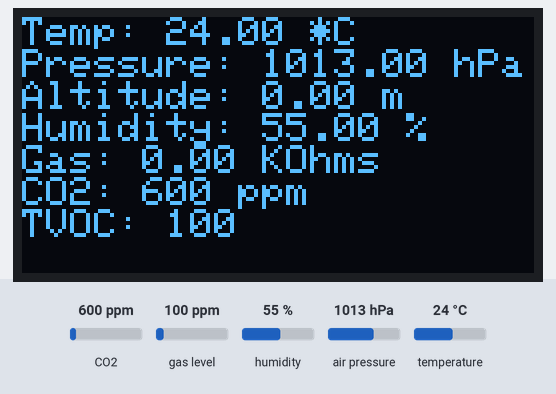
This sketch was run on a simulated Arduino MKR. Parts: 128×64 one-colour display. The inputs (shaded band) are chosen by the test bench; at power-on: CO2 600 ppm, gas level 100 ppm, humidity 55 %, air pressure 1013 hPa, temperature 24 °C. WiFi joins after 1.5 s; servers stay silent unless stated; no MQTT or app messages arrive unless stated; what the sketch prints to the serial monitor is not drawn.

Above: at 2.7 s.

The sketch:

AirQualityMonitorCCS811andBME680.ino
```cpp
/*********
Author: Kainda Kiniel DAKA
Project: Air Quality Monitoring for a Poultry System to be used for Precision Agriculture

*********/

#include <Wire.h>
#include <PubSubClient.h>
#include <WiFiNINA.h>
#include <Adafruit_Sensor.h>
#include "Adafruit_BME680.h"
#include <ArduinoJson.h>
#include "Adafruit_CCS811.h"
#include <Adafruit_GFX.h>
#include <Adafruit_SSD1306.h>

// OLED display definitions
#define SCREEN_WIDTH 128
#define SCREEN_HEIGHT 64
#define OLED_RESET    -1
#define SSD1306_I2C_ADDRESS 0x3C

#define SEALEVELPRESSURE_HPA (1013.25)
#define MQTT_PORT 8883
#define MQTT_CLIENT_ID "iot33-air-quality"


//Initialize the SSD1306 OLED Display
Adafruit_SSD1306 display(SCREEN_WIDTH, SCREEN_HEIGHT, &Wire, OLED_RESET);

// Initialize the BME280 Pressure sensor
Adafruit_BME680 bme;  // I2C

// Initilaize the CCS811 gas sensor
Adafruit_CCS811 ccs;  //I2C

// Initializes the WIFI sslClient
WiFiSSLClient sslClient;

// Initialize the PubSubClient for MQTT subscriptions
PubSubClient client(sslClient);


// Change the credentials below, to connect to the router
const char* ssid = "Vodafone-57D4";
const char* password = "FJymxE7etCzmHaZa";

// MQTT broker credentials
const char* MQTT_username = "iot33-air-quality";
const char* MQTT_password = "password1234";

// Change the variable to the IP address of the MQTT server
const char* mqtt_server = "70yyej.stackhero-network.com";

unsigned long delayTime;

// Variables for the air quality
float pressure;
float altitude;
float humidity;
float temperature;
float gasResistance;
int co2 = 0;
int tvoc = 0;

// Timers auxilliary variables
long now = millis();
long lastMeasure = 0;

void setup() {
  Serial.begin(9600);

  setupOledDisplay();
  setupCCS811Sensor();
  delay(500);
  setupBME680Sensor();
  delay(500);

  setupWIFI();
  client.setServer(mqtt_server, MQTT_PORT);

  delayTime = 60000;

  Serial.println();
}

void setupOledDisplay(){
  // Initialize the OLED display
  if(!display.begin(SSD1306_I2C_ADDRESS, OLED_RESET, SCREEN_WIDTH, SCREEN_HEIGHT)) {
    Serial.println(F("SSD1306 allocation failed"));
    for(;;);
  }
  display.clearDisplay();
  display.display();
}

//Initialize CCS811 Sensor
void setupCCS811Sensor() {
  //Initialize CCS811 sensor
  Serial.println("CCS811 setup");
  if (!ccs.begin()) {
    Serial.println("Failed to start CCS811 sensor! Please check your wiring.");
    while (1)
      ;
  }

  // Wait for the sensor to be ready
  while (!ccs.available())
    ;
}

//Initialize BME680 Sensor
void setupBME680Sensor() {
  while (!Serial)
    ;

  if (!bme.begin(0x77)) {
    Serial.println("Could not find a valid BME680 sensor, check wiring!");
    while (1)
      ;
  }
  // Set up oversampling and filter initialization
  bme.setTemperatureOversampling(BME680_OS_8X);
  bme.setHumidityOversampling(BME680_OS_2X);
  bme.setPressureOversampling(BME680_OS_4X);
  bme.setIIRFilterSize(BME680_FILTER_SIZE_3);
  bme.setGasHeater(320, 150);  // 320*C for 150 ms
}

// This functions connects your ESP8266 to your router
void setupWIFI() {
  delay(10);
  // We start by connecting to a WiFi network
  Serial.println();
  Serial.print("Connecting to ");
  Serial.println(ssid);
  WiFi.begin(ssid, password);
  while (WiFi.status() != WL_CONNECTED) {
    delay(500);
    Serial.print(".");
  }
  Serial.println("");
  Serial.print("WiFi connected - Arduino IP address: ");
  Serial.println(WiFi.localIP());
}

//
void reconnect() {
  // Loop until we're reconnected
  while (!client.connected()) {
    Serial.print("Attempting MQTT connection...");
    // Attempt to connect
    if (client.connect(MQTT_CLIENT_ID, MQTT_username, MQTT_password)) {
      Serial.println("connected");
      // Subscribe or resubscribe to a topic
      // You can subscribe to more topics (to control more LEDs in this example)
      client.subscribe("device/air_quality");
    } else {
      Serial.print("Failed, rc=");
      Serial.print(client.state());
      Serial.println(" try again in 5 seconds");
      // Wait 5 seconds before retrying
      client.disconnect();
      delay(5000);
    }
  }
}

void displayValuesOnOLED() {
  display.clearDisplay();
  display.setTextSize(1);
  display.setTextColor(SSD1306_WHITE);
  display.setCursor(0,0);
  display.print("Temp: "); display.print(temperature); display.println(" *C");
  display.print("Pressure: "); display.print(pressure); display.println(" hPa");
  display.print("Altitude: "); display.print(altitude); display.println(" m");
  display.print("Humidity: "); display.print(humidity); display.println(" %");
  display.print("Gas: "); display.print(gasResistance); display.println(" KOhms");
  display.print("CO2: "); display.print(co2); display.println(" ppm");
  display.print("TVOC: "); display.print(tvoc);
  display.display();
}

void printToSerial(){
  Serial.print("Temperature = ");
  Serial.print(temperature);
  Serial.println(" *C");

  Serial.print("Pressure = ");
  Serial.print(pressure);
  Serial.println(" hPa");

  Serial.print("Approx. Altitude = ");
  Serial.print(altitude);
  Serial.println(" m");

  Serial.print("Humidity = ");
  Serial.print(humidity);
  Serial.println(" %");

  Serial.print("Gas = ");
  Serial.print(gasResistance);
  Serial.println(" KOhms");

  Serial.print("CO2: ");
  Serial.print(co2);
  Serial.print("ppm, TVOC: ");
  Serial.println(tvoc);
}

void sendAirQualityValues(PubSubClient client) {

  pressure = bme.readPressure() / 100.0F;
  altitude = 0;
  humidity = bme.readHumidity();
  temperature = bme.readTemperature();
  gasResistance = bme.gas_resistance / 1000.0;

  if (isnan(pressure)) {
    Serial.println("Pressure reading is null. Failed to read altitude");
  } else {
    altitude = bme.readAltitude(pressure);
  }

  if (ccs.available()) {
    if (!ccs.readData()) {
      co2 = ccs.geteCO2();
      tvoc = ccs.getTVOC();
    } else {
      Serial.println("ERROR!");
      while (1)
        ;
    }
  }

  StaticJsonDocument<128> airQualityDocument;
  airQualityDocument["air_pressure"] = pressure;
  airQualityDocument["altitude"] = altitude;
  airQualityDocument["humidity"] = humidity;
  airQualityDocument["temperature"] = temperature;
  airQualityDocument["tvoc"] = tvoc;
  airQualityDocument["co2"] = co2;
  airQualityDocument["gas_resistance"] = gasResistance;

  char output[256];
  int b = serializeJson(airQualityDocument, output);

  client.publish("device/air_quality", output);

  Serial.println();
}

void loop() {

  if (!client.connected()) {
    reconnect();
  }
  if (!client.loop())
    client.connect(MQTT_CLIENT_ID, MQTT_username, MQTT_password);

  now = millis();

  sendAirQualityValues(client);
  printToSerial();
  displayValuesOnOLED();
  delay(delayTime);
  client.flush();
}
```
